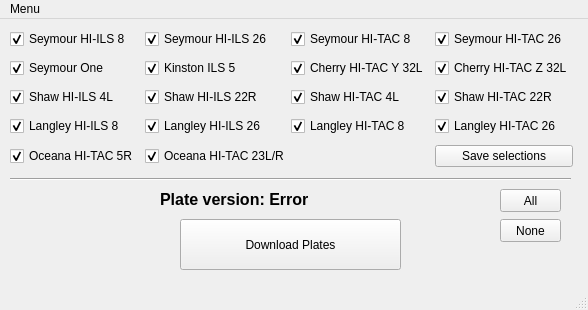
<?xml version="1.0" encoding="UTF-8"?>
<ui version="4.0">
 <class>Main</class>
 <widget class="QMainWindow" name="Main">
  <property name="geometry">
   <rect>
    <x>0</x>
    <y>0</y>
    <width>588</width>
    <height>310</height>
   </rect>
  </property>
  <property name="windowTitle">
   <string>Seymour Plates</string>
  </property>
  <property name="windowIcon">
   <iconset resource="seymour_plates.qrc">
    <normaloff>:/MyPrefix/icon.ico</normaloff>:/MyPrefix/icon.ico</iconset>
  </property>
  <property name="statusTip">
   <string/>
  </property>
  <widget class="QWidget" name="centralwidget">
   <widget class="QPushButton" name="download_btn">
    <property name="geometry">
     <rect>
      <x>180</x>
      <y>200</y>
      <width>221</width>
      <height>51</height>
     </rect>
    </property>
    <property name="text">
     <string>Download Plates</string>
    </property>
   </widget>
   <widget class="QLabel" name="label">
    <property name="geometry">
     <rect>
      <x>160</x>
      <y>160</y>
      <width>341</width>
      <height>41</height>
     </rect>
    </property>
    <property name="font">
     <font>
      <family>Arial</family>
      <pointsize>14</pointsize>
      <weight>75</weight>
      <bold>true</bold>
     </font>
    </property>
    <property name="text">
     <string>&lt;html&gt;&lt;head/&gt;&lt;body&gt;&lt;p&gt;&lt;span style=&quot; font-size:12pt;&quot;&gt;Plate version: Error&lt;/span&gt;&lt;/p&gt;&lt;/body&gt;&lt;/html&gt;</string>
    </property>
   </widget>
   <widget class="QWidget" name="layoutWidget">
    <property name="geometry">
     <rect>
      <x>10</x>
      <y>7</y>
      <width>563</width>
      <height>146</height>
     </rect>
    </property>
    <layout class="QGridLayout" name="gridLayout_3">
     <item row="1" column="1">
      <widget class="QCheckBox" name="cb5">
       <property name="text">
        <string>Kinston ILS 5</string>
       </property>
       <property name="checked">
        <bool>true</bool>
       </property>
      </widget>
     </item>
     <item row="2" column="1">
      <widget class="QCheckBox" name="cb9">
       <property name="text">
        <string>Shaw HI-ILS 22R</string>
       </property>
       <property name="checked">
        <bool>true</bool>
       </property>
      </widget>
     </item>
     <item row="3" column="2">
      <widget class="QCheckBox" name="cb14">
       <property name="text">
        <string>Langley HI-TAC 8</string>
       </property>
       <property name="checked">
        <bool>true</bool>
       </property>
      </widget>
     </item>
     <item row="2" column="0">
      <widget class="QCheckBox" name="cb8">
       <property name="text">
        <string>Shaw HI-ILS 4L</string>
       </property>
       <property name="checked">
        <bool>true</bool>
       </property>
      </widget>
     </item>
     <item row="2" column="2">
      <widget class="QCheckBox" name="cb10">
       <property name="text">
        <string>Shaw HI-TAC 4L</string>
       </property>
       <property name="checked">
        <bool>true</bool>
       </property>
      </widget>
     </item>
     <item row="1" column="3">
      <widget class="QCheckBox" name="cb7">
       <property name="text">
        <string>Cherry HI-TAC Z 32L</string>
       </property>
       <property name="checked">
        <bool>true</bool>
       </property>
      </widget>
     </item>
     <item row="1" column="2">
      <widget class="QCheckBox" name="cb6">
       <property name="text">
        <string>Cherry HI-TAC Y 32L</string>
       </property>
       <property name="checked">
        <bool>true</bool>
       </property>
      </widget>
     </item>
     <item row="3" column="0">
      <widget class="QCheckBox" name="cb12">
       <property name="text">
        <string>Langley HI-ILS 8</string>
       </property>
       <property name="checked">
        <bool>true</bool>
       </property>
      </widget>
     </item>
     <item row="2" column="3">
      <widget class="QCheckBox" name="cb11">
       <property name="text">
        <string>Shaw HI-TAC 22R</string>
       </property>
       <property name="checked">
        <bool>true</bool>
       </property>
      </widget>
     </item>
     <item row="0" column="0">
      <widget class="QCheckBox" name="cb1">
       <property name="text">
        <string>Seymour HI-ILS 8</string>
       </property>
       <property name="checked">
        <bool>true</bool>
       </property>
      </widget>
     </item>
     <item row="1" column="0">
      <widget class="QCheckBox" name="cb0">
       <property name="text">
        <string>Seymour One</string>
       </property>
       <property name="checked">
        <bool>true</bool>
       </property>
      </widget>
     </item>
     <item row="3" column="1">
      <widget class="QCheckBox" name="cb13">
       <property name="text">
        <string>Langley HI-ILS 26</string>
       </property>
       <property name="checked">
        <bool>true</bool>
       </property>
      </widget>
     </item>
     <item row="3" column="3">
      <widget class="QCheckBox" name="cb15">
       <property name="text">
        <string>Langley HI-TAC 26</string>
       </property>
       <property name="checked">
        <bool>true</bool>
       </property>
      </widget>
     </item>
     <item row="0" column="1">
      <widget class="QCheckBox" name="cb2">
       <property name="text">
        <string>Seymour HI-ILS 26</string>
       </property>
       <property name="checked">
        <bool>true</bool>
       </property>
      </widget>
     </item>
     <item row="4" column="0">
      <widget class="QCheckBox" name="cb16">
       <property name="text">
        <string>Oceana HI-TAC 5R</string>
       </property>
       <property name="checked">
        <bool>true</bool>
       </property>
      </widget>
     </item>
     <item row="4" column="1">
      <widget class="QCheckBox" name="cb17">
       <property name="text">
        <string>Oceana HI-TAC 23L/R</string>
       </property>
       <property name="checked">
        <bool>true</bool>
       </property>
      </widget>
     </item>
     <item row="0" column="3">
      <widget class="QCheckBox" name="cb4">
       <property name="text">
        <string>Seymour HI-TAC 26</string>
       </property>
       <property name="checked">
        <bool>true</bool>
       </property>
      </widget>
     </item>
     <item row="0" column="2">
      <widget class="QCheckBox" name="cb3">
       <property name="text">
        <string>Seymour HI-TAC 8</string>
       </property>
       <property name="checked">
        <bool>true</bool>
       </property>
      </widget>
     </item>
     <item row="4" column="3">
      <widget class="QPushButton" name="save_btn">
       <property name="text">
        <string>Save selections</string>
       </property>
      </widget>
     </item>
    </layout>
   </widget>
   <widget class="Line" name="line">
    <property name="geometry">
     <rect>
      <x>10</x>
      <y>150</y>
      <width>561</width>
      <height>20</height>
     </rect>
    </property>
    <property name="orientation">
     <enum>Qt::Horizontal</enum>
    </property>
   </widget>
   <widget class="QPushButton" name="all_btn">
    <property name="geometry">
     <rect>
      <x>500</x>
      <y>170</y>
      <width>61</width>
      <height>23</height>
     </rect>
    </property>
    <property name="text">
     <string>All</string>
    </property>
   </widget>
   <widget class="QPushButton" name="none_btn">
    <property name="geometry">
     <rect>
      <x>500</x>
      <y>200</y>
      <width>61</width>
      <height>23</height>
     </rect>
    </property>
    <property name="text">
     <string>None</string>
    </property>
   </widget>
  </widget>
  <widget class="QMenuBar" name="menubar">
   <property name="geometry">
    <rect>
     <x>0</x>
     <y>0</y>
     <width>588</width>
     <height>21</height>
    </rect>
   </property>
   <widget class="QMenu" name="menuOptions">
    <property name="title">
     <string>Menu</string>
    </property>
    <addaction name="actionCombine"/>
    <addaction name="actionAbout"/>
   </widget>
   <addaction name="menuOptions"/>
  </widget>
  <widget class="QStatusBar" name="statusbar"/>
  <action name="actionAbout">
   <property name="text">
    <string>About</string>
   </property>
  </action>
  <action name="actionCombine">
   <property name="checkable">
    <bool>true</bool>
   </property>
   <property name="checked">
    <bool>true</bool>
   </property>
   <property name="text">
    <string>Combine</string>
   </property>
  </action>
 </widget>
 <resources>
  <include location="seymour_plates.qrc"/>
 </resources>
 <connections/>
</ui>
